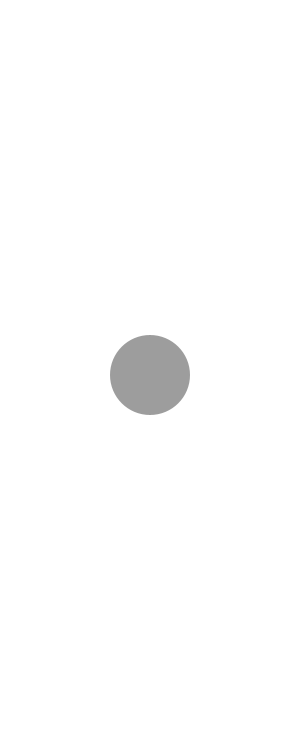
Frame 1 (no input)
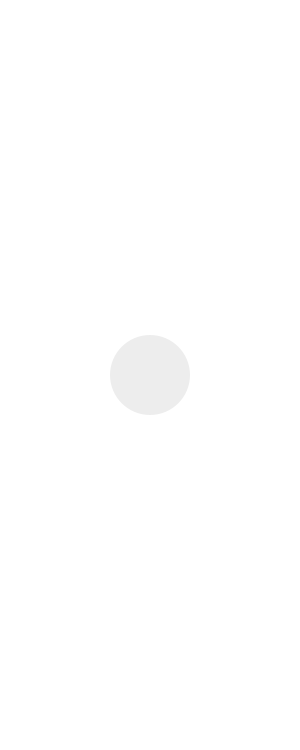
Frame 60 (the mouse pressed at the canvas centre just before this capture)
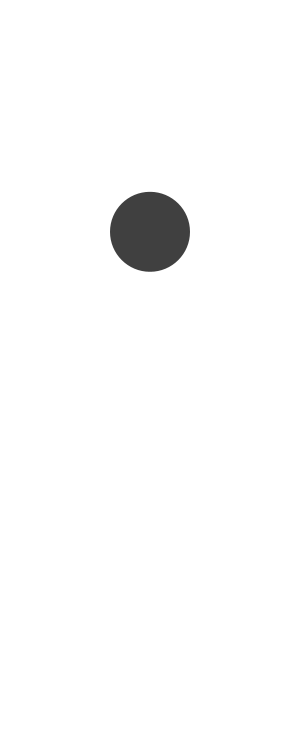
Frame 120 (the mouse held since frame 60 and released just before this capture)

The Processing sketch that drew these frames (run headless with seeded random() and noise(); from frame 60 on, the mouse is pressed at the canvas centre):

// Processing sketch: processing_172149
// ── processing_172149.pde

float counter = 0;

void setup() 
{
 size (300,750);
 background(255);
}

void draw()
{
  background(255); 
  float amplitude = map(sin(counter), -1, 1, 60, 255);
  noStroke();
  fill(amplitude);
  println(sin(counter) );
  counter += 0.007;  
  
  background(255); 
  translate(width/2, height/2);
  ellipse(0, sin(counter) *mouseX, 80, 80); 
  println(sin(counter) );
  counter += 0.03;  
}
